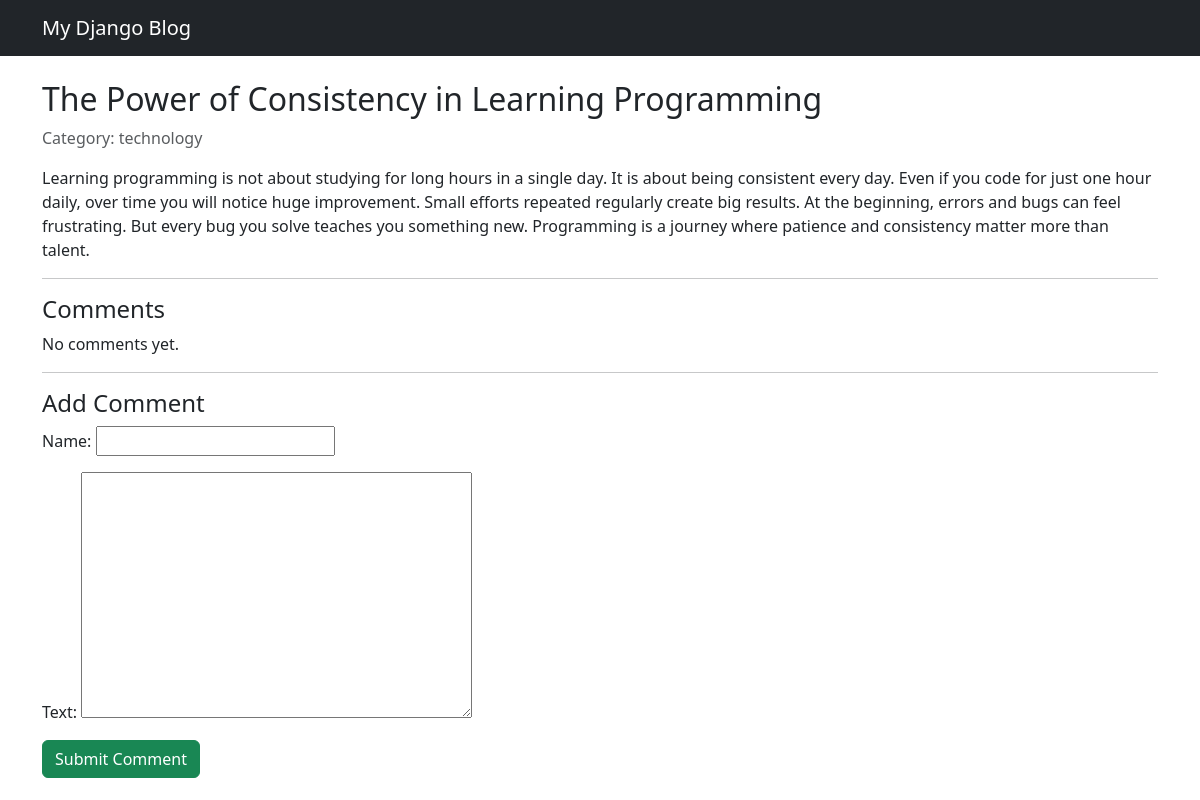
Screenshot of /post/the-power-of-consistency-in-learning-programming/ with the database file from the repository.
### blog/models.py (models this page shows, shortened)
class Post(models.Model):
    title = models.CharField(max_length=200)
    slug = models.SlugField(unique=True)
    content = models.TextField()
    category = models.ForeignKey(
        Category,
        on_delete=models.CASCADE,
        related_name="posts"
    )
    created_at = models.DateTimeField(auto_now_add=True)

class Category(models.Model):
    name = models.CharField(max_length=100)
    slug = models.SlugField(unique=True)

### blog/views.py (the view)
# urls.py: path("post/<slug:slug>/", views.post_detail, name="post_detail"),
def post_detail(request, slug):
    post = get_object_or_404(Post, slug=slug)
    comments = post.comments.all()
    form = CommentForm(request.POST or None)
    if request.method == "POST" and form.is_valid():
        comment = form.save(commit=False)
        comment.post = post
        comment.save()
        return redirect("post_detail", slug=post.slug)
    return render(request, "post_detail.html", {
        "post": post,
        "comments": comments,
        "form": form
    })

### blog/forms.py
class CommentForm(forms.ModelForm):
    class Meta:
        model = Comment
        fields = ["name", "text"]

### blog/templates/post_detail.html (shortened to what this page needs)
{% extends "base.html" %}
{% block content %}
<h2>{{ post.title }}</h2>
<p class="text-muted">
    Category: {{ post.category.name }}
</p>
<p class="mt-3">
    {{ post.content }}
</p>
<hr>
<h4>Comments</h4>
{% for comment in comments %}
<div class="card mb-2">
    <div class="card-body">
        <b>{{ comment.name }}</b>
        <p>{{ comment.text }}</p>
    </div>
</div>
{% empty %}
<p>No comments yet.</p>
{% endfor %}
<hr>
<h4>Add Comment</h4>
<form method="post">
    {{ form.as_p }}
    <button class="btn btn-success">
        Submit Comment
    </button>
</form>
{% endblock %}

### rows the page displays
Post: title "The Power of Consistency in Learning Programming", category.name "technology", content "Learning programming is not about studying for long hours in a single day. It is about being consistent every day. Even if you code for just one hour daily, over time you will notice huge improvement. Small efforts repeated regularly create big results. At the beginning, errors and bugs can feel frustrating. But every bug you solve teaches you something new. Programming is a journey where patience and consistency matter more than talent."
